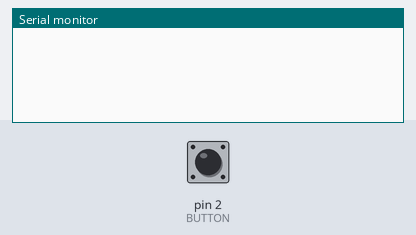
Recording of a program running on a simulated Arduino Uno, built with avr-gcc and run on an emulated ATmega328P. Shown: the last lines printed to the serial monitor. Inputs (shaded band) come from the test bench; at power-on: pin 2 (BUTTON) LOW.

Above: at 1.2 s.
1.3 s: pin 2 (BUTTON) pulled HIGH for 0.15 s
At 1.43 s:
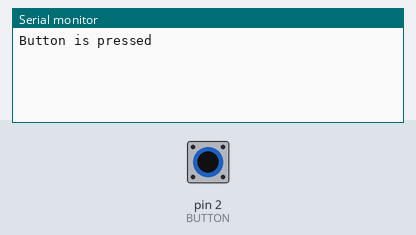
At 2.5 s:
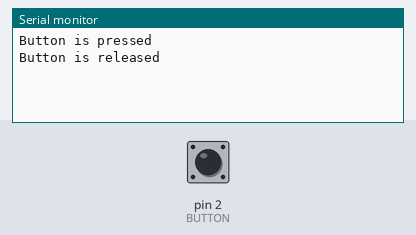

The program:

main.cpp
```cpp
#include <Arduino.h>

#define BUTTON 2

unsigned long previousButtonChange = millis();
unsigned long debounceDelay = 50;

byte buttonState = LOW;

void setup()
{
  Serial.begin(9600);

  pinMode(BUTTON, INPUT);
}

void loop()
{
  unsigned long timeNow = millis();
  if (timeNow - previousButtonChange > debounceDelay)
  {
    byte newButtonState = digitalRead(BUTTON);
    if (newButtonState != buttonState)
    {
      previousButtonChange = timeNow;
      buttonState = newButtonState;
      if (buttonState == HIGH)
      {
        Serial.println("Button is pressed");
      }
      else
      {
        Serial.println("Button is released");
      }
    }
  }
}
```

Measured:
- after the input at 1.3 s, the serial monitor: prints a new line at once (image 1)
